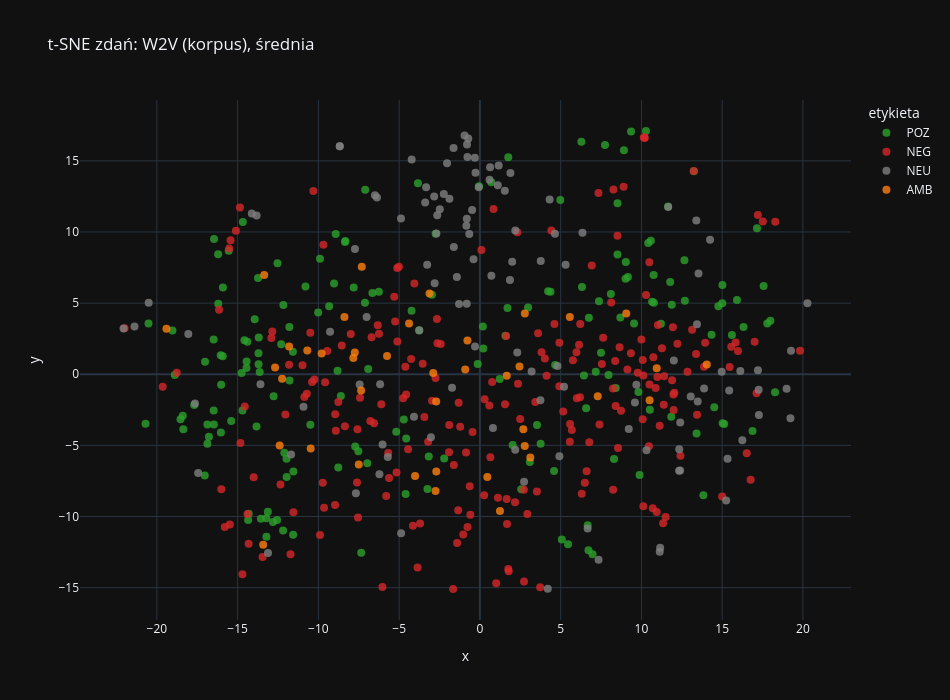
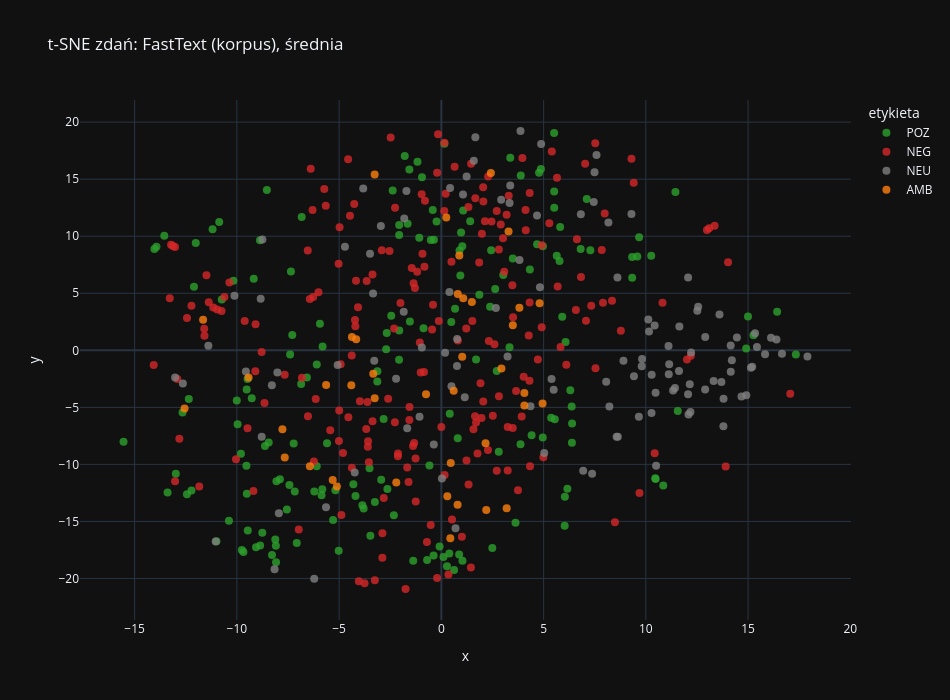

Notebook source saved alongside these figures, in order:
### Markdown cell above
## B2. t-SNE zdań dla każdego modelu, wykresy interaktywne [0.5 pkt]

Dla każdego modelu osobny wykres. Kolor to **nasza** etykieta, a w podpowiedzi widać tekst zdania, etykietę PolEmo (`gold`) i liczbę słów, więc łatwo znaleźć zdania, w których anotacja i korpus się różnią. Wykresy zapisują się do `anotacja/tsne_zdania_*.html`.

### Code cell
def plot_sentences(name, X, keep):
    sub = ann.iloc[keep].copy()
    XY = run_tsne(normalize(X))
    sub["x"], sub["y"] = XY[:, 0], XY[:, 1]
    sub["zdanie"] = sub["text"].str.slice(0, 140)
    sub["etykieta"] = sub["label"]
    sub["PolEmo"] = sub["gold"] if "gold" in sub else ""
    sub["liczba słów"] = sub["tokens"].apply(len)
    fig = px.scatter(
        sub, x="x", y="y", color="etykieta", color_discrete_map=COLORS,
        category_orders={"etykieta": SENT_LABELS},
        hover_name="zdanie", hover_data={"x": False, "y": False, "PolEmo": True, "liczba słów": True},
        title=f"t-SNE zdań: {name}", width=950, height=700,
    )
    fig.update_traces(marker=dict(size=8, opacity=0.8))
    fig.write_html(OUT / f"tsne_zdania_{safe_name(name)}.html")
    fig.show()


for name, (X, keep) in SENT_EMB.items():
    plot_sentences(name, X, keep)
